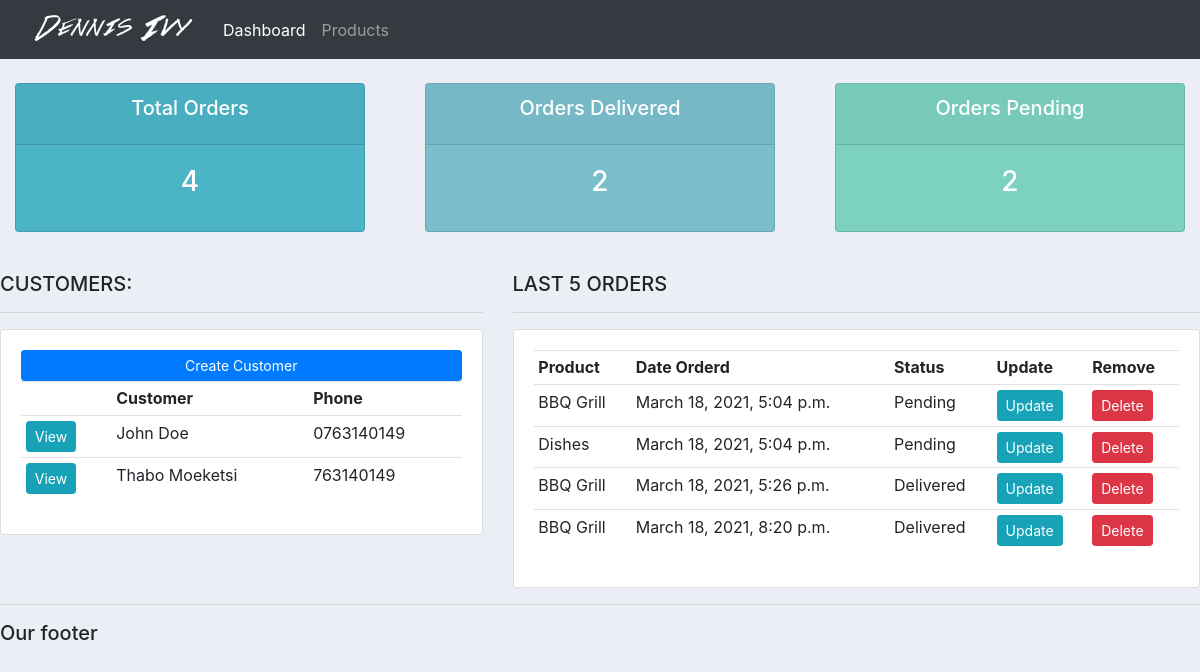
The app's page /, older data.
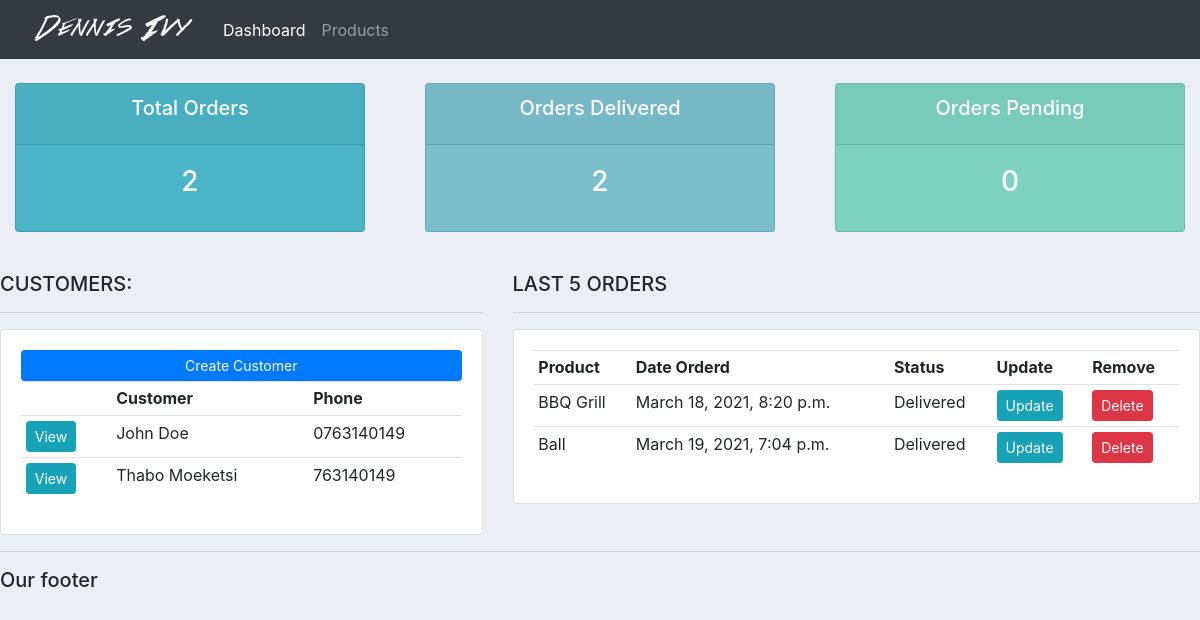
The same page, newer data.
### accounts/models.py (models this page shows, shortened)
class Customers(models.Model):
    name = models.CharField(max_length=200, null=True)
    phone = models.CharField(max_length=200, null=True)
    email = models.CharField(max_length=200, null=True)
    date_created = models.DateTimeField(auto_now_add=True, null=True)

class Order(models.Model):
    STATUS = (
        ('Pending', 'Pending'),
        ('Out for Delivery', 'Out for Delivery'),
        ('Delivered', 'Delivered'),
    )
    customer = models.ForeignKey(
        Customers, null=True, on_delete=models.SET_NULL)
    product = models.ForeignKey(Product, null=True, on_delete=models.SET_NULL)
    date_created = models.DateTimeField(auto_now_add=True, null=True)
    status = models.CharField(max_length=200, null=True, choices=STATUS)
    note = models.CharField(max_length=1000, null=True, choices=STATUS)

class Product(models.Model):
    CATEGORY = (
        ('Indoor', 'Indoor'),
        ('Outdoor', 'Outdoor'),
    )
    name = models.CharField(max_length=200, null=True)
    price = models.FloatField(null=True)
    category = models.CharField(max_length=200, null=True, choices=CATEGORY)
    description = models.CharField(max_length=200, null=True, blank=True)
    date_created = models.DateTimeField(auto_now_add=True, null=True)
    tag = models.ManyToManyField(Tag)
    def __str__(self):
        return self.name

### accounts/views.py (the view)
# urls.py: path('', views.home, name ='home'),
def home(request):
    orders = Order.objects.all()
    customers = Customers.objects.all()
    total_customers = customers.count()
    total_orders = orders.count()
    delivered = orders.filter(status='Delivered').count()
    pending = orders.filter(status='Pending').count()
    context = {
        'orders': orders,
        'customers': customers,
        'total_customers': total_customers,
        'total_orders': total_orders,
        'delivered': delivered,
        'pending': pending
    }
    return render(request, "accounts/dashboard.html", context)

### accounts/templates/accounts/dashboard.html
{% extends 'accounts/main.html' %} {% block content %} {% include 'accounts/status.html'%}
<br />
<div class="row">
	<div class="col-md-5">
		<h5>CUSTOMERS:</h5>
		<hr />
		<div class="card card-body">
			<a class="btn btn-primary btn-sm btn-block" href="">Create Customer</a>
			<table class="table table-sm">
				<tr>
					<th></th>
					<th>Customer</th>
					<th>Phone</th>
				</tr>
				{% for customer in customers %}
				<tr>
					<td><a class="btn btn-sm btn-info" href="{% url 'customer' customer.id %}">View</a></td>
					<td>{{customer.name}}</td>
					<td>{{customer.phone}}</td>
				</tr>
				{% endfor %}
			</table>
		</div>
	</div>
	<div class="col-md-7">
		<h5>LAST 5 ORDERS</h5>
		<hr />
		<div class="card card-body">
			<table class="table table-sm">
				<tr>
					<th>Product</th>
					<th>Date Orderd</th>
					<th>Status</th>
					<th>Update</th>
					<th>Remove</th>
					{% for order in orders %}
				<tr>
					<td>{{order.product}}</td>
					<td>{{order.date_created}}</td>
					<td>{{order.status}}</td>
					<td><a class="btn btn-sm btn-info" href="{% url 'update_order' order.id %}">Update</a></td>
					<td><a class="btn btn-sm btn-danger" href="{% url 'delete_order' order.id %}">Delete</a></td>
				</tr>
				{% endfor %}
				</tr>
			</table>
		</div>
	</div>
</div>
{% endblock %}

### accounts/templates/accounts/main.html (shortened to what this page needs)
{% load static %}
<!DOCTYPE html>
<html>
	<head>
		<link
			rel="stylesheet"
			href="https://stackpath.bootstrapcdn.com/bootstrap/4.3.1/css/bootstrap.min.css"
		/>
		<link rel="stylesheet" type="text/css" href="{% static '/css/main.css'%}"  />
	</head>
	<body>
		{% include 'accounts/navbar.html' %} {% block content%} {% endblock %}
		<hr />
		<h5>Our footer</h5>
	</body>
</html>

### accounts/templates/accounts/navbar.html (shortened to what this page needs)
{% load static %}
<nav class="navbar navbar-expand-lg navbar-dark bg-dark">
	<a href="{% url 'home'%}"><img src="{% static 'images/logo.png' %}" /></a>
	<div class="collapse navbar-collapse" id="navbarNav">
		<ul class="navbar-nav">
			<li class="nav-item active">
				<a class="nav-link" href="{% url 'home' %}">Dashboard</a>
			</li>
			<li class="nav-item">
				<a class="nav-link" href="{%url 'products' %}">Products</a>
			</li>
		</ul>
	</div>
</nav>

### accounts/templates/accounts/status.html
<br />
<div class="row">
	<div class="col">
		<div class="col-md">
			<div class="card text-center text-white mb-3" id="total-orders">
				<div class="card-header">
					<h5 class="card-title">Total Orders</h5>
				</div>
				<div class="card-body">
					<h3 class="card-title">{{total_orders}}</h3>
				</div>
			</div>
		</div>
	</div>
	<div class="col">
		<div class="col-md">
			<div class="card text-center text-white mb-3" id="orders-delivered">
				<div class="card-header">
					<h5 class="card-title">Orders Delivered</h5>
				</div>
				<div class="card-body">
					<h3 class="card-title">{{delivered}}</h3>
				</div>
			</div>
		</div>
	</div>
	<div class="col">
		<div class="col-md">
			<div class="card text-center text-white mb-3" id="orders-pending">
				<div class="card-header">
					<h5 class="card-title">Orders Pending</h5>
				</div>
				<div class="card-body">
					<h3 class="card-title">{{pending}}</h3>
				</div>
			</div>
		</div>
	</div>
</div>

### static/css/main.css (style rules this page uses)
body { background-color: #ebeff5; }
#total-orders { background-color: #4cb4c7; }
#orders-delivered { background-color: #7abecc; }
#orders-pending { background-color: #7cd1c0; }

Row changes from the older to the newer data that the page shows:
removed Order: product "BBQ Grill", date_created "March 18, 2021, 5:04 p.m.", status "Pending"
removed Order: product "Dishes", date_created "March 18, 2021, 5:04 p.m.", status "Pending"
removed Order: product "BBQ Grill", date_created "March 18, 2021, 5:26 p.m.", status "Delivered"
added Order: product "Ball", date_created "March 19, 2021, 7:04 p.m.", status "Delivered"
Text that changed along with them:
{{ total_orders }}: "4" → "2"
{{ pending }}: "2" → "0"
